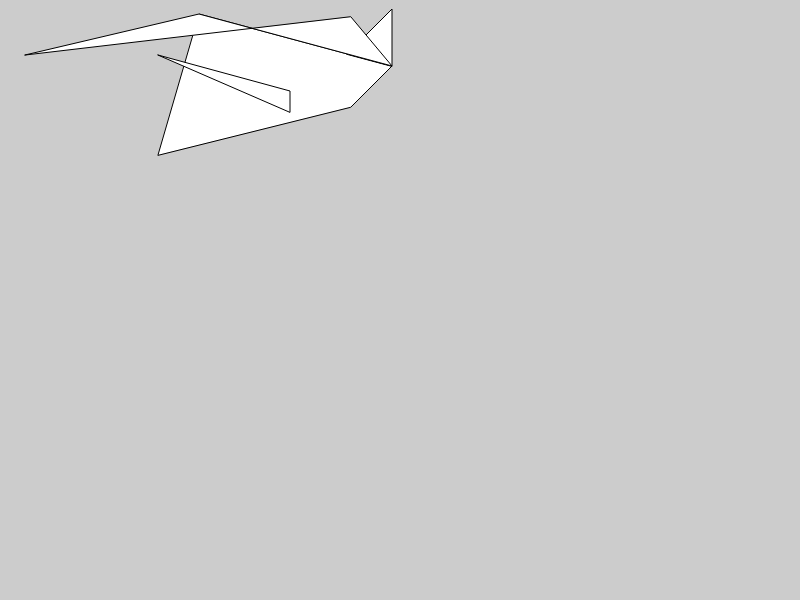
Frame 1 (no input)
Frame 60 (no input): identical to frame 1, image omitted
Frame 120 (the mouse pressed at the canvas centre since frame 60): identical to frame 1, image omitted

The p5.js sketch that drew this single still picture (run headless with seeded random() and noise() and a simulated clock; from frame 60 on, the mouse is pressed at the canvas centre):

// p5.js sketch
// ── sketch.js
function setup() {
createCanvas(800, 600);
}
function draw() {
background(204);
quad(158, 155, 199, 14, 392, 66, 351, 107);
triangle(347, 54, 392, 9, 392, 66);
triangle(158, 55, 290, 91, 290, 112);
quad(25, 55, 199, 14, 392, 66, 351, 17);
}
